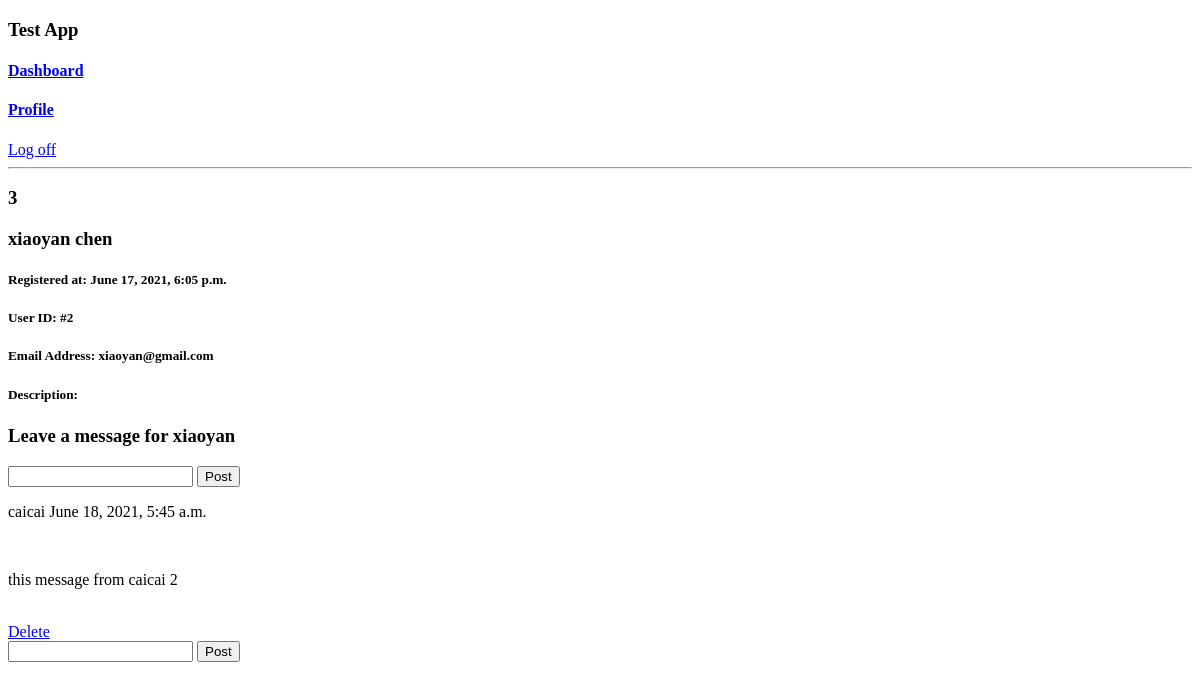
The app's page /userprofile/2 (signed in), older data.
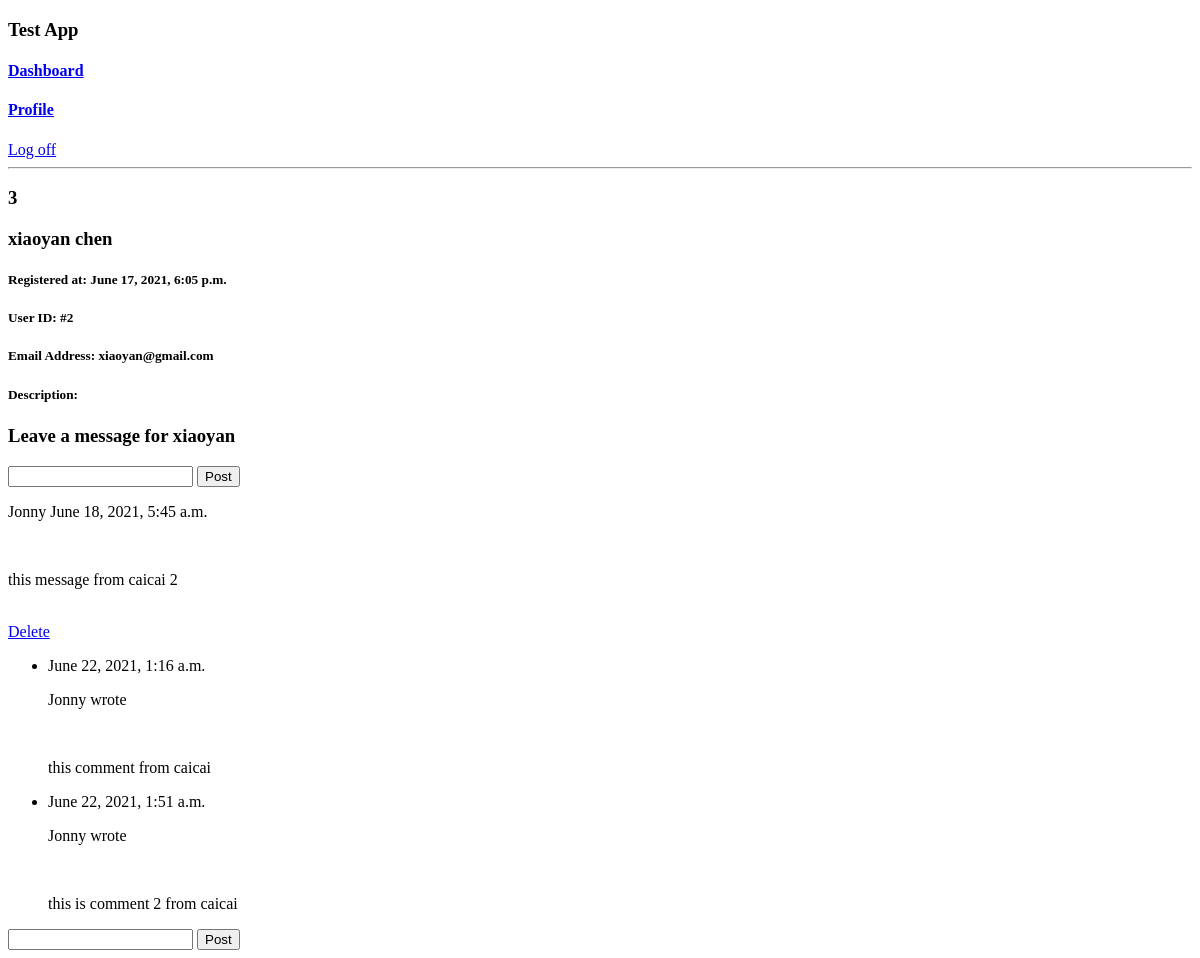
The same page, newer data.
### user/models.py (models this page shows)
class Message (models.Model):
    message_content = models.TextField()
    poster = models.ForeignKey(User, related_name= 'UserMessage', on_delete=models.CASCADE)
    created_for = models.IntegerField()
    created_at = models.DateTimeField(auto_now_add=True)
    updated_at = models.DateTimeField(auto_now_add=True)
    objects = MessageManager()

class User (models.Model):
    first_name = models.CharField(max_length=255)
    last_name = models.CharField(max_length=255)
    email = models.CharField(max_length=255)
    password = models.CharField(max_length=255)
    description = models.CharField(max_length=255)
    userlevel = models.CharField(max_length=45)
    created_at = models.DateTimeField(auto_now_add=True)
    updated_at = models.DateTimeField(auto_now_add=True)
    objects = UserManager()

class Comment (models.Model):
    comment_content = models.CharField(max_length=255)
    poster = models.ForeignKey(User, related_name='UserComment', on_delete=models.CASCADE)
    formessage = models.ForeignKey(Message, related_name='MessageComment', on_delete=models.CASCADE)
    created_at = models.DateTimeField(auto_now_add=True)
    updated_at = models.DateTimeField(auto_now_add=True)
    objects = CommentManager()

### user/views.py (the view)
# urls.py: path('userprofile/<int:user_id>', views.userpage),
def userpage(request, user_id):
    this_user = User.objects.get(id = request.session['user_id'])
    user = User.objects.get(id = user_id)
    messages = Message.objects.filter(created_for = user.id)
    context = {
        'user':user,
        'login_user':this_user,
        'all_messages':messages,
    }
    return render (request,'userprofile.html', context)

### user/templates/userprofile.html (shortened to what this page needs)
<!DOCTYPE html>
<html lang="en">
<head>
</head>
<body>
    <header>
        <h3>Test App</h3>
        <h4><a href="/success">Dashboard</a></h4>
        <h4><a href="/edituser/{{user.id}}">Profile</a></h4>
        <a href="logout">Log off</a>
        <hr>
    </header>
    <div>
        <h3>{{request.session.user_id}}</h3>
        <h3>{{user.first_name}} {{user.last_name}}</h3>
        <h5>Registered at: {{user.created_at}}</h5>
        <h5>User ID: #{{user.id}}</h5>
        <h5>Email Address: {{user.email}}</h5>
        <h5>Description: {{user.description}}</h5>
        {% if user.id != request.session.user_id %}
        <form action="/addmessage/{{user.id}}" method="POST">
            <h3>Leave a message for {{user.first_name}}</h3>
            <input type="text" name="message">
            <button>Post</button>
        </form>
        {% endif %}
    </div>
    <div>
        {% for message in all_messages %}
        <p>{{message.poster.first_name}} {{message.created_at}}</p><br>
        <p>{{message.message_content}}</p><br>
        <a href="delete/{{message.id}}">Delete</a>
        {% for comment in message.MessageComment.all %}
        <ul>
            <li>
                <p>{{comment.created_at}}</p>
                <p>{{comment.poster.first_name}} wrote</p> <br>
                <p>{{comment.comment_content}}</p>
            </li>
        </ul>
        {% endfor %}
        <form action="/userprofile/{{user.id}}/{{message.id}}/addcomment" method="POST">
            <input type="text" name="comment">
            <button>Post</button>
        </form>
        {% endfor %}
    </div>
</body>
</html>

Row changes from the older to the newer data that the page shows:
changed through a linked row, Message "this message from caicai 2": poster.first_name "caicai" → "Jonny"
added Comment: created_at "June 22, 2021, 1:16 a.m.", poster.first_name "Jonny", comment_content "this comment from caicai"
added Comment: created_at "June 22, 2021, 1:51 a.m.", poster.first_name "Jonny", comment_content "this is comment 2 from caicai"
